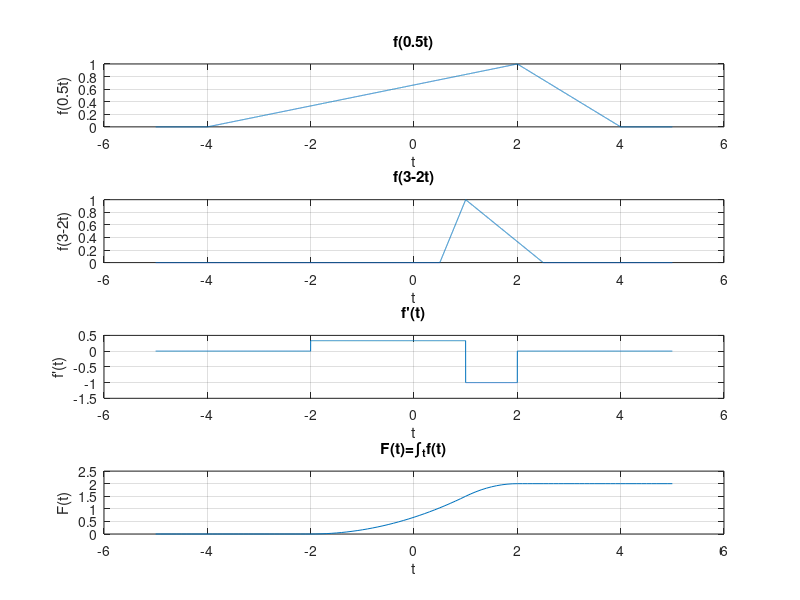

This figure's MATLAB source:
% plot triangle signal, differential signal and integrated signal
clc;
clear;
% triangle signal f(t)
h = 0.001;
t = -5:h:5;
ft = @(t)tripuls(t, 4, 0.5);
% plot f(0.5t)
subplot(4, 1, 1);
f1 = ft(0.5*t);
plot(t, f1);
grid on;
title('f(0.5t)');
xlabel('t');
ylabel('f(0.5t)');
% plot f(3-2t)
subplot(4, 1, 2);
f2 = ft(3-2*t);
plot(t, f2);
grid on;
title('f(3-2t)');
xlabel('t');
ylabel('f(3-2t)');
% plot f'(t)
subplot(4, 1, 3);
f3 = diff(ft(t))*1/h;
plot(t(1:length(t)-1), f3);
grid on;
title("f'(t)");
xlabel('t');
ylabel("f'(t)");
% plot F(t)
subplot(4, 1, 4);
t = -5:0.1:5;
f4 = t;
for x=1:length(t)
    f4(x) = integral(ft, -5, t(x));
end
plot(t, f4);
grid on;
title('F(t)=\int_tf(t)');
xlabel('t');
ylabel('F(t)');
